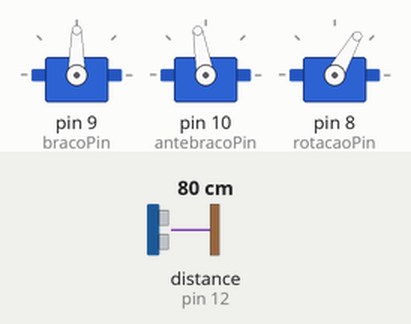
Simulated run of this sketch. Board: Arduino Uno, built with avr-gcc and run on an emulated ATmega328P. Parts: 3 × servo. The test bench sets the inputs (shaded band); at power-on: distance to the obstacle (sensor on pin 12) 80 cm. The echo pulse lasts 58.3 µs per cm.

Above: at 0.1 s.
At 1.2 s:
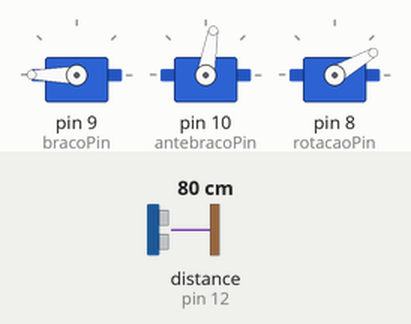
At 3.4 s:
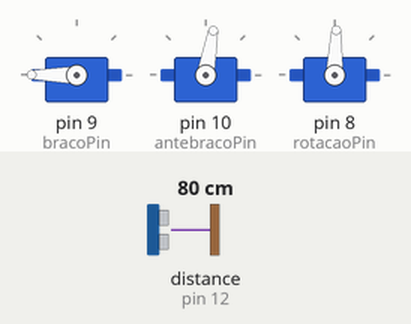
At 4.2 s:
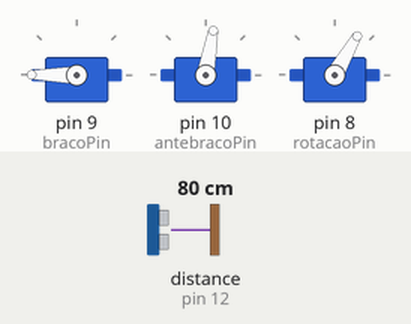
At 4.96 s:
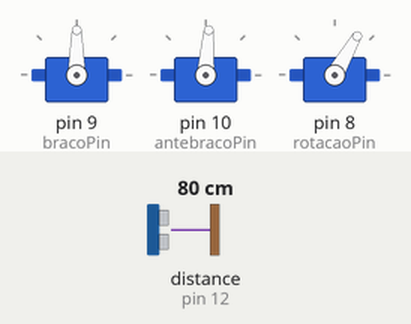
Timing chart, 0 to 6.7 s (numbered marks = the images above):
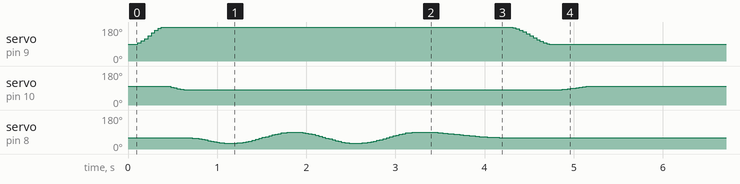

Measured:
- by itself, servo on pin 9 (bracoPin): rises from 90° to 180° in 0.28 s, then falls to 90° in 4.3 s

The sketch:

OGarra-Oi-Senoidal.ino
```cpp
#include <Ultrasonic.h>
#include <Servo.h>

#define PI 3.14159265359

#define trig 13
#define echo 12

#define rotacaoPin 8
#define bracoPin 9
#define antebracoPin 10

Ultrasonic sensor(trig, echo);
Servo braco, antebraco, rotacao;
bool ready = true;
int distQnt = 10;

void turnTo(Servo&, int, int);
void returnToMiddle(void);

void setup()
{
  braco.attach(bracoPin);
  antebraco.attach(antebracoPin);
  rotacao.attach(rotacaoPin);

  rotacao.write(60);
  braco.write(90);
  antebraco.write(100);
}

void loop()
{
  //verifica que o sinal do sensor ultrassonico está consistente no intervalo
  if(ready && sensor.read() <= 150) distQnt--;
  else if(!ready && sensor.read() > 150) distQnt--;
  else distQnt = 10;

  //realiza o movimento se o sensor estiver estável abaixo de 150cm e se o braço não se movimentou até o valor ficar acima de 150cm de novo
  if(ready && !distQnt){
    turnTo(braco, 180, 350);
    turnTo(antebraco, 80, 250);
    turnTo(rotacao, 30, 500);
    turnTo(rotacao, 90, 700);
    turnTo(rotacao, 30, 700);
    turnTo(rotacao, 90, 700);
    returnToMiddle();

    ready = false; //indica que o braço deve aguardar o sensor ler uma distância maior de novo
    distQnt = 10; //reinicia a contagem de leituras do sensor
  }
  else if(!ready && !distQnt){
    ready = true; //indica que o braço já pode se movimentar
  }
}

//função de interpolação senoidal
void turnTo(Servo& servo, int pos, int ms)
{
  //converte a posição atual e desejada para microsegundos
  int aux = map(servo.read(), 0, 180, 544, 2400);
  pos = map(pos, 0, 180, 544, 2400);

  //ajusta os coeficientes
  double a = (pos - aux)/2;
  double h = (aux < pos ? aux : pos) + abs(a);
  double b = PI/ms;

  //define o tempo de início da função
  unsigned long start = millis();
  unsigned long time = start;

  while(time - start < ms){
    time = millis();
    aux = h + (a*sin((b*(time-start)) - (PI/2))); //define o angulo em microsegundos para o tempo atual por meio da função seno
    servo.writeMicroseconds(aux);
  }
  servo.write(pos); //ajusta o servo ao fim do movimento para conseguir usar read() depois
}

//retorna o braço para a posição de descanso (ângulos obtidos por experimentação)
void returnToMiddle()
{
  turnTo(rotacao, 60, 1000);
  turnTo(braco, 90, 500);
  turnTo(antebraco, 100, 500);
}
```
